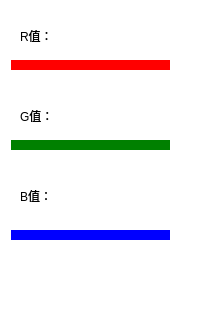
  <widget class="QDockWidget" name="dockWidget_3">
   <property name="minimumSize">
    <size>
     <width>186</width>
     <height>329</height>
    </size>
   </property>
   <property name="styleSheet">
    <string notr="true">background-color: rgba(255, 255, 255, 100);</string>
   </property>
   <property name="windowTitle">
    <string>色彩调整</string>
   </property>
   <attribute name="dockWidgetArea">
    <number>2</number>
   </attribute>
   <widget class="QWidget" name="dockWidgetContents_3">
    <widget class="QLabel" name="label_6">
     <property name="geometry">
      <rect>
       <x>20</x>
       <y>30</y>
       <width>54</width>
       <height>12</height>
      </rect>
     </property>
     <property name="text">
      <string>R值：</string>
     </property>
    </widget>
    <widget class="QLabel" name="label_7">
     <property name="geometry">
      <rect>
       <x>20</x>
       <y>110</y>
       <width>54</width>
       <height>12</height>
      </rect>
     </property>
     <property name="text">
      <string>G值：</string>
     </property>
    </widget>
    <widget class="QLabel" name="label_8">
     <property name="geometry">
      <rect>
       <x>20</x>
       <y>190</y>
       <width>54</width>
       <height>12</height>
      </rect>
     </property>
     <property name="text">
      <string>B值：</string>
     </property>
    </widget>
    <widget class="QSlider" name="horizontalSlider_R">
     <property name="geometry">
      <rect>
       <x>10</x>
       <y>50</y>
       <width>160</width>
       <height>31</height>
      </rect>
     </property>
     <property name="styleSheet">
      <string notr="true">QSlider::add-page:Horizontal
     {     
        background-color: red;
        height:4px;
     }
     QSlider::sub-page:Horizontal 
    {
        background-color:white;
        height:4px;
     }
    QSlider::groove:Horizontal 
    {
        background:transparent;
        height:10px;
		border-radius: 5px;
    }
    QSlider::handle:Horizontal 
    {
        height: 20px;
        width:20px;
        border-image: url(:/myImage/image/slide.png);
        margin: -8 0px;
    }</string>
     </property>
     <property name="minimum">
      <number>0</number>
     </property>
     <property name="maximum">
      <number>99</number>
     </property>
     <property name="value">
      <number>0</number>
     </property>
     <property name="orientation">
      <enum>Qt::Horizontal</enum>
     </property>
    </widget>
    <widget class="QSlider" name="horizontalSlider_G">
     <property name="geometry">
      <rect>
       <x>10</x>
       <y>130</y>
       <width>160</width>
       <height>31</height>
      </rect>
     </property>
     <property name="styleSheet">
      <string notr="true">QSlider::add-page:Horizontal
     {     
        background-color: green;
        height:4px;
     }
     QSlider::sub-page:Horizontal 
    {
        background-color:white;
        height:4px;
     }
    QSlider::groove:Horizontal 
    {
        background:transparent;
        height:10px;
		border-radius: 5px;
    }
    QSlider::handle:Horizontal 
    {
        height: 20px;
        width:20px;
        border-image: url(:/myImage/image/slide.png);
        margin: -8 0px;
    }</string>
     </property>
     <property name="minimum">
      <number>0</number>
     </property>
     <property name="maximum">
      <number>99</number>
     </property>
     <property name="value">
      <number>0</number>
     </property>
     <property name="orientation">
      <enum>Qt::Horizontal</enum>
     </property>
    </widget>
    <widget class="QSlider" name="horizontalSlider_B">
     <property name="geometry">
      <rect>
       <x>10</x>
       <y>220</y>
       <width>160</width>
       <height>31</height>
      </rect>
     </property>
     <property name="styleSheet">
      <string notr="true">QSlider::add-page:Horizontal
     {     
        background-color: blue;
        height:4px;
     }
     QSlider::sub-page:Horizontal 
    {
        background-color:white;
        height:4px;
     }
    QSlider::groove:Horizontal 
    {
        background:transparent;
        height:10px;
		border-radius: 5px;
    }
    QSlider::handle:Horizontal 
    {
        height: 20px;
        width:20px;
        border-image: url(:/myImage/image/slide.png);
        margin: -8 0px;
    }</string>
     </property>
     <property name="minimum">
      <number>0</number>
     </property>
     <property name="maximum">
      <number>99</number>
     </property>
     <property name="value">
      <number>0</number>
     </property>
     <property name="orientation">
      <enum>Qt::Horizontal</enum>
     </property>
    </widget>
   </widget>
  </widget>
